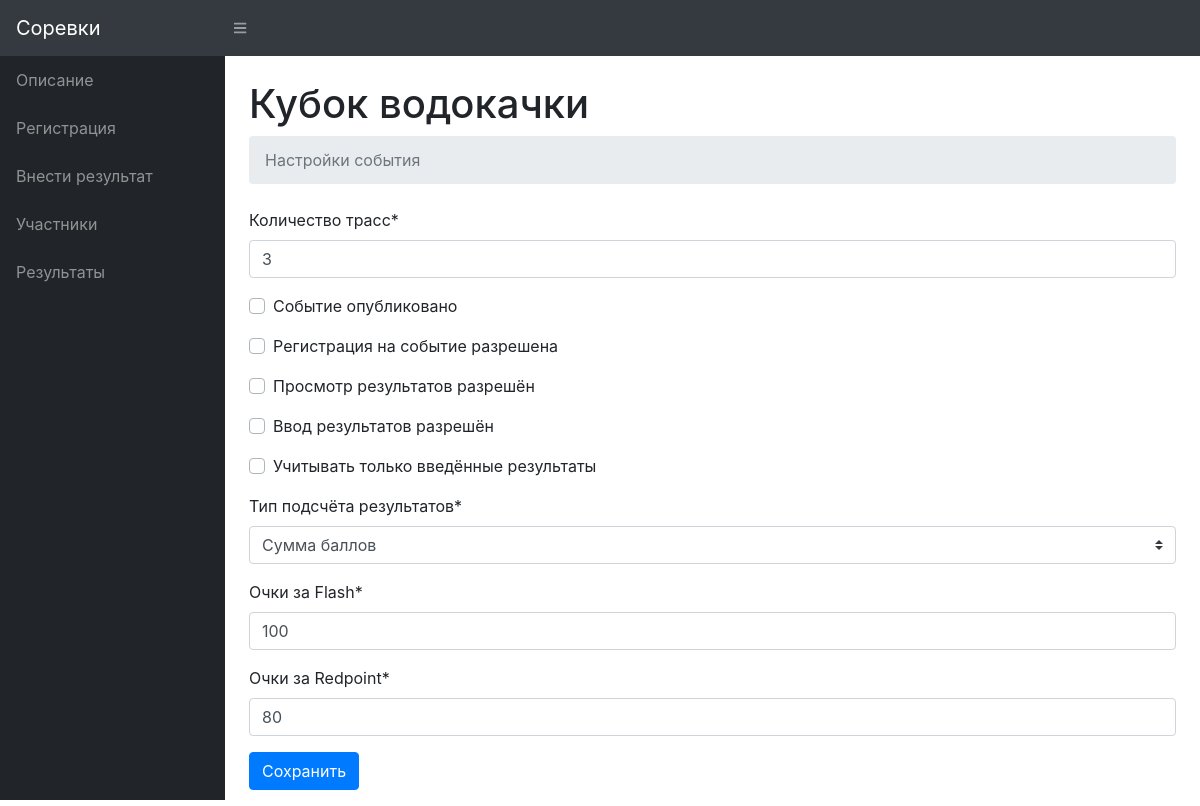
The page /e/1/admin_settings/ on the database as committed earlier.
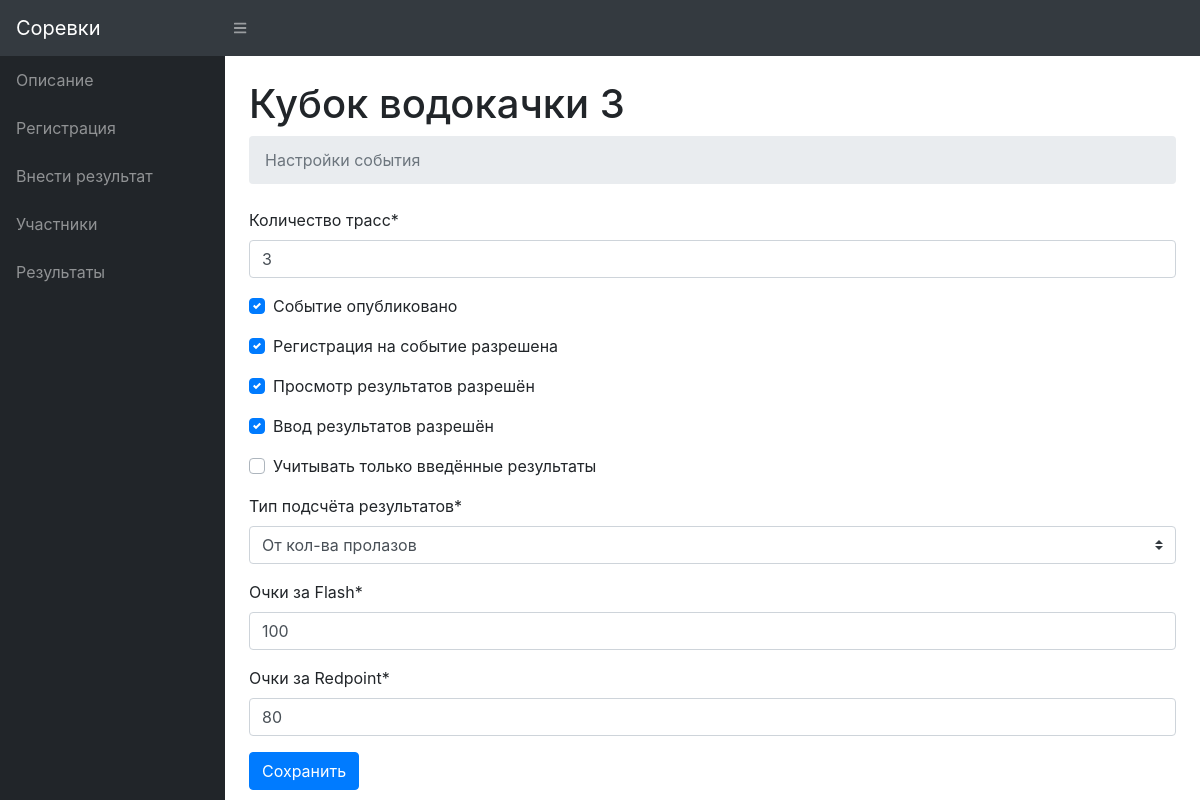
The same page on the database as committed later.
### events/models.py (models this page shows)
class Event(models.Model):
    title = models.CharField(max_length=128)
    date = models.DateField(null=True)
    poster = models.ImageField(upload_to=settings.MEDIA_POSTERS_DIR, blank=True, null=True)
    description = models.TextField(null=True)
    routes_num = models.IntegerField(null=True)
    is_published = models.BooleanField(default=False)
    is_registration_open = models.BooleanField(default=False)
    is_results_allowed = models.BooleanField(default=False)
    is_enter_result_allowed = models.BooleanField(default=False)
    is_count_only_entered_results = models.BooleanField(default=False)
    SCORE_SIMPLE_SUM = 'SUM'
    SCORE_PROPORTIONAL = 'PROP'
    SCORE_TYPE = [
        (SCORE_SIMPLE_SUM, 'Сумма баллов'),
        (SCORE_PROPORTIONAL, 'От кол-ва пролазов'),
    ]
    score_type = models.CharField(max_length=4, choices=SCORE_TYPE, default=SCORE_SIMPLE_SUM)
    flash_points = models.IntegerField(default=100)
    redpoint_points = models.IntegerField(default=80)

### events/views.py (the view, shortened to what this page needs)
# urls.py: path('e/<int:event_id>/admin_settings/', views.EventAdminSettingsView.as_view(), name='event_admin_settings'),
class EventAdminSettingsView(views.View):
    @staticmethod
    def get(request, event_id):
        event = Event.objects.get(id=event_id)
        return render(
            request=request,
            template_name='events/event-admin-settings.html',
            context={
                'event': event,
                'form': EventAdminSettingsForm(instance=event),
            }
        )

### events/forms.py
class EventAdminSettingsForm(forms.ModelForm):
    def __init__(self, *args, **kwargs):
        super().__init__(*args, **kwargs)
        self.helper = FormHelper()
        self.helper.form_method = 'post'
        self.helper.add_input(Submit('submit', 'Сохранить'))
    class Meta:
        model = Event
        fields = [
            'routes_num',
            'is_published',
            'is_registration_open',
            'is_results_allowed',
            'is_enter_result_allowed',
            'is_count_only_entered_results',
            'score_type',
            'flash_points',
            'redpoint_points',
        ]
        labels = {
            'routes_num': 'Количество трасс',
            'is_published': 'Событие опубликовано',
            'is_registration_open': 'Регистрация на событие разрешена',
            'is_results_allowed': 'Просмотр результатов разрешён',
            'is_enter_result_allowed': 'Ввод результатов разрешён',
            'is_count_only_entered_results': 'Учитывать только введённые результаты',
            'score_type': 'Тип подсчёта результатов',
            'flash_points': 'Очки за Flash',
            'redpoint_points': 'Очки за Redpoint',
        }

### events/templates/events/event-admin-settings.html
{% extends 'events/event-base.html' %}
{% load crispy_forms_tags %}
{% block title %}
Настройки события
{% endblock %}
{% block content %}
{% crispy form %}
{% endblock %}

### events/templates/events/event-base.html
{% extends 'events/base.html' %}
{% block container %}
<h1 class="mt-4">{{ event.title }}</h1>
<ol class="breadcrumb mb-4">
  <li class="breadcrumb-item active">
    {% block title %} {% endblock %}
  </li>
</ol>
<section class="tab-pane fade show active">
  {% block content %} {% endblock %}
</section>
{% endblock %}

Rows that differ between the two databases and show on the page:
changed Event: title "Кубок водокачки" → "Кубок водокачки 3"; score_type "Сумма баллов" → "От кол-ва пролазов"
